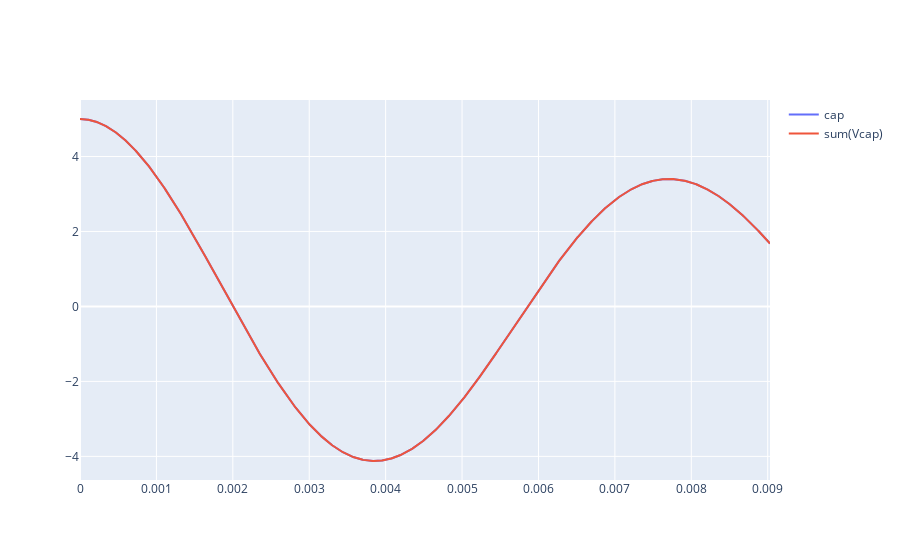

The cell this chart's notebook holds for it:
### Code cell
# Simple visualization
import plotly.graph_objects as go
fig = go.Figure()
for key, df in dfs.items():
    fig.add_scatter(x=df.index, y=df['voltage'], name=key)

fig.add_scatter(x=joined.index, y=sum(joined[key] for key in joined.columns),
        name='sum(%s)'%', '.join(joined.columns))

fig.show()

### Figure 1 — Plotly figure (JSON) as saved in the notebook; plotly's stock layout.template omitted (floating-point values rounded to 4 significant figures; data arrays with more than 128 entries replaced by an {"elided": "..."} marker saying what was removed)
{"data": [{"name": "cap", "type": "scatter", "x": {"elided": "1807 float values"}, "y": {"elided": "1807 float values"}}, {"name": "sum(Vcap)", "type": "scatter", "x": {"elided": "1807 float values"}, "y": {"elided": "1807 float values"}}], "layout": {}}
